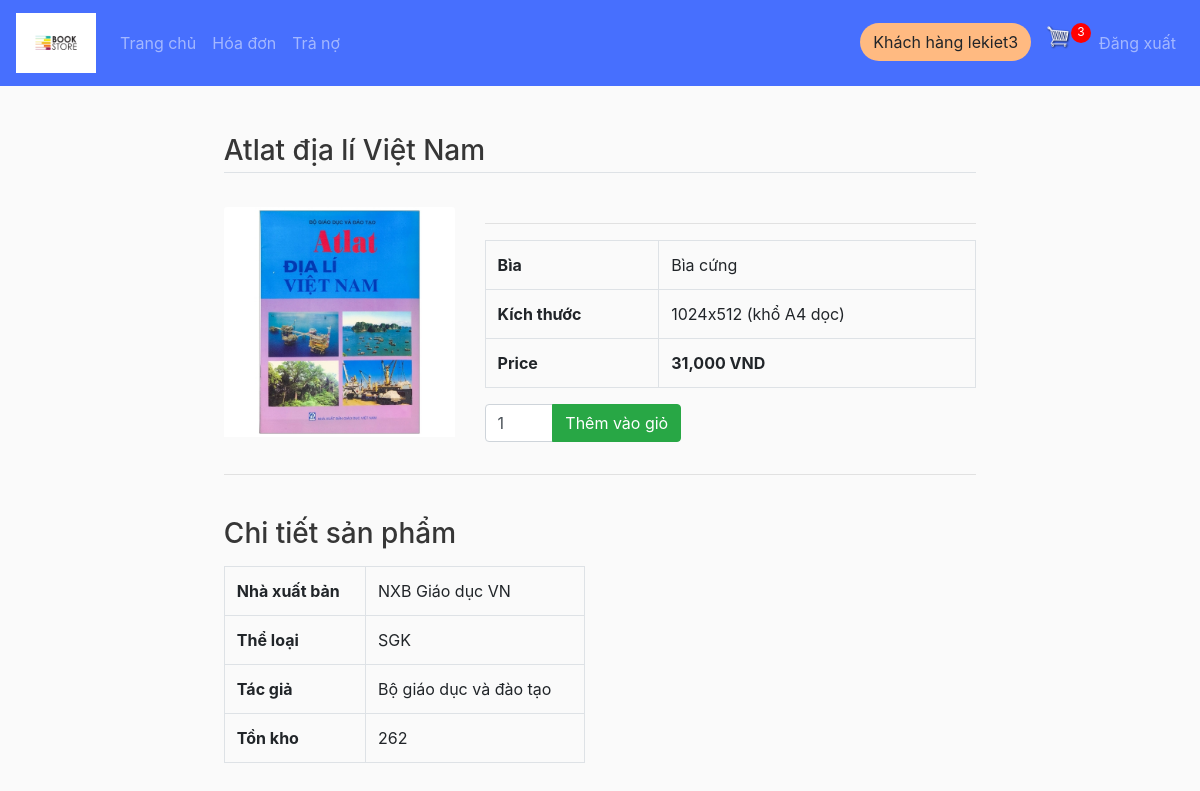
The app's page /book/5/ (signed in), older data.
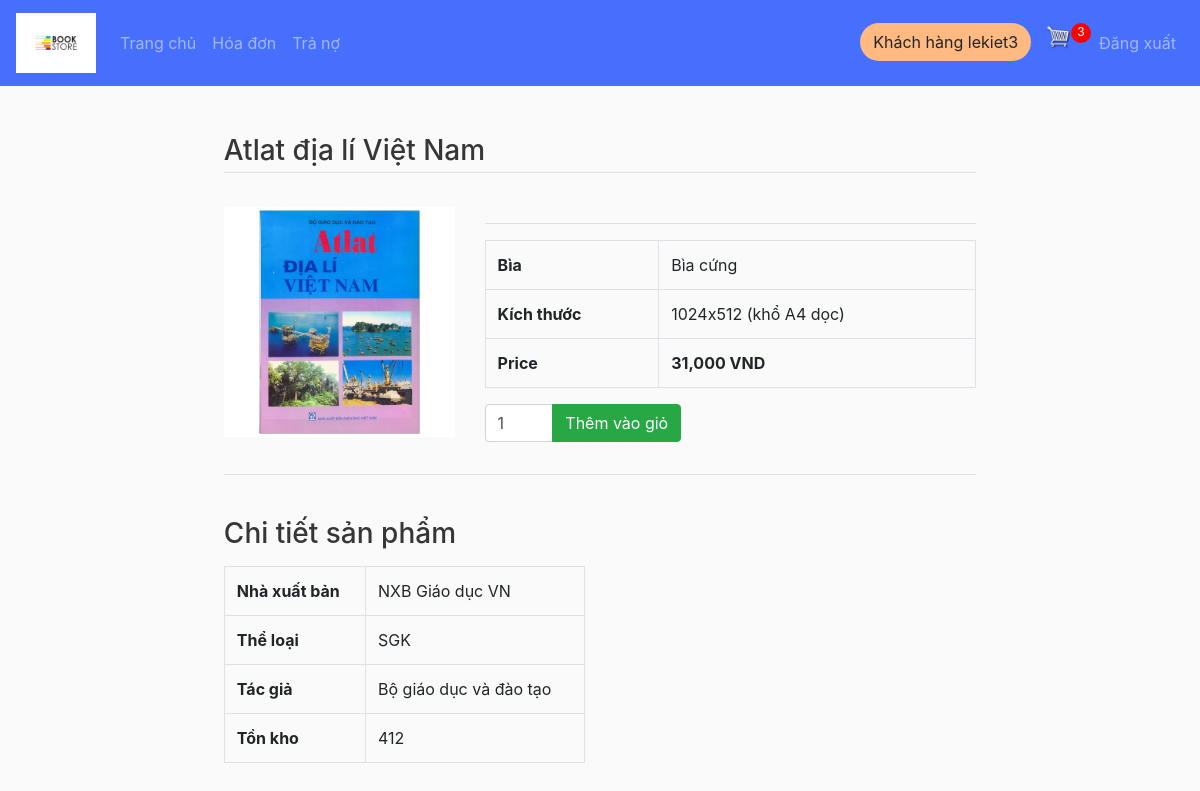
The same page, newer data.
### book/models.py (models this page shows, shortened)
class Sach(models.Model):
    ten_sach = models.CharField('Tên sách', max_length=100, null=True)
    ngay_nhap = models.DateField('Ngày nhập', null=True, default=timezone.now)
    so_luong = models.PositiveIntegerField('Số lượng', null=True)
    the_loai = models.CharField('Thể loại', max_length=100, null=True)
    tac_gia = models.CharField('Tác giả', max_length=100, null=True)
    don_gia = models.PositiveBigIntegerField('Đơn giá', null=True)
    gia_ban = models.PositiveBigIntegerField('Giá bán', null=True)
    nha_xuat_ban = models.CharField('Nhà xuất bản', max_length=100, null=True)
    nam_xuat_ban = models.PositiveIntegerField('Năm xuất bản', null=True)
    nguoi_nhap = models.ForeignKey(Person, verbose_name= 'Người nhập', null=True, on_delete=models.PROTECT)
    anh_sach = models.ImageField(default="static/placeholder.png",null=True, blank=True)
    mo_ta = models.TextField("Mô tả ngắn", max_length=1000, null=True, blank=True)
    @property
    def get_book_quantity(self):
        return self.so_luong-20
    class Meta: # vì django ko cho tạo PK 2 thuộc tính nên làm cách này
        unique_together = ('id', 'ngay_nhap',)
        verbose_name_plural = "Sách"

### book/views.py (the view)
# urls.py: path('book/<str:pk>/', views.book_details, name='book'), # xem chi tiết sách
@login_required(login_url='login')
def book_details(request, pk):
    if request.user.is_authenticated:
        book = Sach.objects.get(id=pk) # truy vấn sách có mã pk từ csdl
        cart_info = get_cart_info(request)
    context = {'book': book, 'cartItems':cart_info['cartItems']}
    return render(request, 'book/book.html', context= context)

### book/models.py (called while the page is built)
    @property
    def get_group_name(self):
        query_set = Group.objects.filter(user = self.user)
        if not query_set:
            query_set = ''
        else:
            query_set = query_set[0].name.capitalize()
        return query_set

    @property
    def get_debt(self):
        if 'kh' in self.id:
            s = 0
            cac_hd = HoaDon.objects.filter(khach_hang=self)
            for hd in cac_hd:
                if hd.tong_tien != hd.da_tra and hd.da_tra != -1:
                    s += hd.tong_tien - hd.da_tra
            return s

    @property
    def get_cart_items(self):
        cac_mat_hang = self.chitiethoadon_set.all()
        total = sum([mh.so_luong for mh in cac_mat_hang])
        return total

### book/utils.py (called while the page is built)
def get_cart_info(request):
    if request.user.is_authenticated:
        kh = request.user.person
        hd = HoaDon.objects.get(khach_hang = kh, da_tra=-1, tong_tien=0)
        mat_hang = hd.chitiethoadon_set.all()
        cartItems = hd.get_cart_items
    return {'mat_hang': mat_hang, 'hd':hd, 'cartItems': cartItems}

### book/templates/book/book.html (shortened to what this page needs)
{% extends 'book/main.html' %}
{% block content %}
<main class="container my-4">
    <h3 class="my-4 border-bottom pb-1">{{book.ten_sach}}</h3>
    <div class="row">
		<div class="col-md-4">
			<img id="zoom_01" data-zoom-image={{book.anh_sach.url}} src={{book.anh_sach.url}} class="card-img-top" alt="{{book.ten_sach}}">
		</div>
        <div class="col-md-8">
            <hr/>
            <table class="table table-bordered">
				<tr>
					<th>Bìa</th>
					<td>
						Bìa cứng
					</td>
				</tr>
				<tr>
					<th>Kích thước</th>
					<td>
						1024x512 (khổ A4 dọc)
					</td>
				</tr>
				<tr>
					<th>Price</th>
					<th><span class="product-price-{{book.id}}">{{book.gia_ban|floatformat:"-3g"}} VND</span></th>
				</tr>
			</table>
			{% if user.person.get_debt <= 20000 %}
            <div class="input-group my-3" style="width:40%;">
                <input type="number" value="1" min="1" max="{{book.get_book_quantity}}" class="form-control product-qty-{{book.id}}" id="productQty" />
                <div class="input-group-append">
                  	<button class="btn btn-success add-btn" data-index="{{book.id}}" data-book="{{book.id}}" data-action="add-amount" type="button" id="addToCartBtn"> Thêm vào giỏ</button>
                </div>
			</div>
			{% endif %}
        </div>
    </div>
    <hr />
	<div class="row">
        <div class="col-md-6">
            <h3 class="my-3">Chi tiết sản phẩm</h3>
			<table class="table table-bordered">
				<tr>
					<th>Nhà xuất bản</th>
					<td><a>{{book.nha_xuat_ban}}</a></td>
				</tr>
				<tr>
					<th>Thể loại</th>
					<td><a>{{book.the_loai}}</a></td>
				</tr>
				<tr>
					<th>Tác giả</th>
					<td>{{book.tac_gia}}</td>
				</tr>
                <tr>
					<th>Tồn kho</th>
					<td>{{book.get_book_quantity}}</td>
				</tr>
			</table>
        </div>
    </div>
</main>
{% endblock %}

Row changes from the older to the newer data that the page shows:
changed Sach "Atlat địa lí Việt Nam": get_book_quantity "262" → "412"
